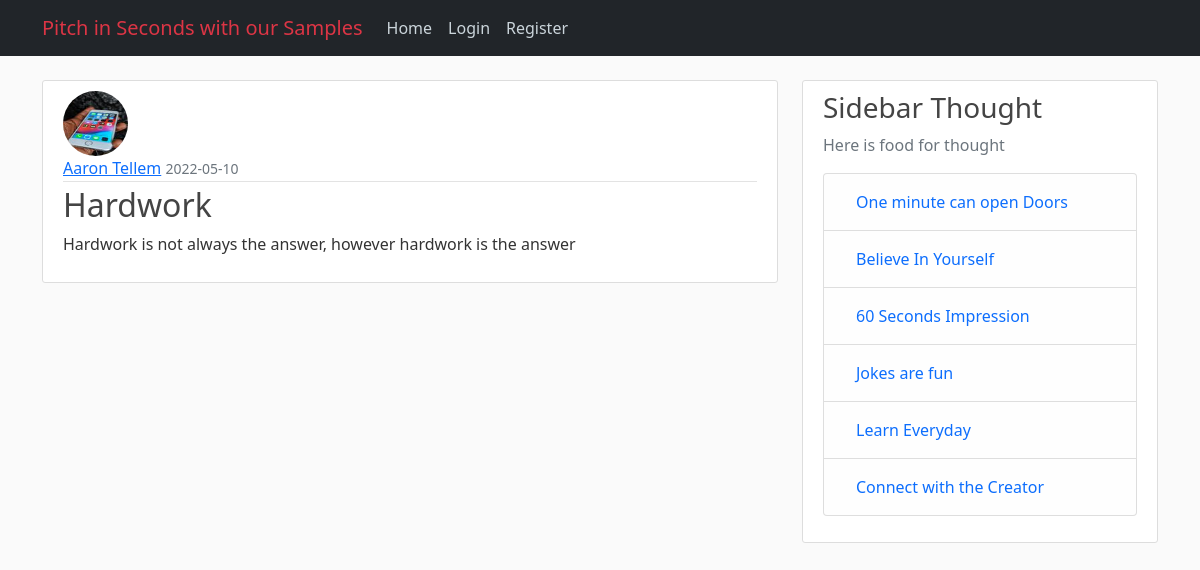
The app's page /post/19 with its own data.
### app/models.py (models this page shows, shortened)
class User(db.Model, UserMixin):
    id = db.Column(db.Integer, primary_key=True)
    username = db.Column(db.String(20), unique=True, nullable=False)
    email = db.Column(db.String(120), unique=True, nullable=False)
    image_file = db.Column(db.String(20), nullable=False, default='default.jpg')
    password = db.Column(db.String(60), nullable=False)
    posts = db.relationship('Post', backref='author', lazy=True)

class Post(db.Model):
    id = db.Column(db.Integer, primary_key=True)
    title = db.Column(db.String(100), nullable=False)
    date_posted = db.Column(db.DateTime, nullable=False, default=datetime.utcnow)
    content = db.Column(db.Text, nullable=False)
    user_id = db.Column(db.Integer, db.ForeignKey('user.id'), nullable=False)

### app/posts/routes.py (the view)
@posts.route("/post/<int:post_id>")
def post(post_id):
    post = Post.query.get_or_404(post_id)
    return render_template('post.html', title=post.title, post=post)

### app/templates/post.html (shortened to what this page needs)
{% extends "layout.html" %}
{% block content %}
  <article class="media content-section">
    <img class="rounded-circle article-img" src="{{ url_for('static', filename='profile_pics/' + post.author.image_file) }}">
    <div class="media-body">
      <div class="article-metadata">
        <a class="mr-2" href="{{ url_for('users.user_posts', username=post.author.username)  }}">{{ post.author.username }}</a>
        <small class="text-muted">{{ post.date_posted.strftime('%Y-%m-%d') }}</small>
      </div>
      <h2 class="article-title">{{ post.title }}</h2>
      <p class="article-content">{{ post.content }}</p>
    </div>
  </article>
{% endblock content %}

### app/static/main.css (style rules this page uses)
body { background: #fafafa; color: #333333; margin-top: 5rem; }
h1, h2, h3, h4, h5, h6 { color: #444444; }
.content-section { background: #ffffff; padding: 10px 20px; border: 1px solid #dddddd; border-radius: 3px; margin-bottom: 20px; }
.article-title { color: #444444; }
.article-content { white-space: pre-line; }
.article-img { height: 65px; width: 65px; margin-right: 16px; }
.article-metadata { padding-bottom: 1px; margin-bottom: 4px; border-bottom: 1px solid #e3e3e3; }

### records on screen
User: image_file (picture), author.username "Aaron Tellem"
Post: date_posted "2022-05-10", title "Hardwork", content "Hardwork is not always the answer, however hardwork is the answer"
